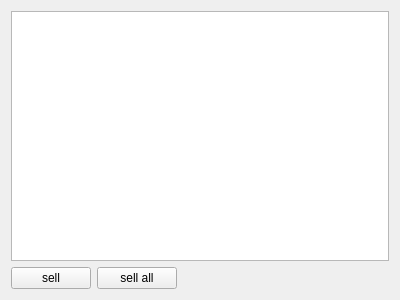
<?xml version="1.0" encoding="UTF-8"?>
<ui version="4.0">
 <class>PositionForm</class>
 <widget class="QWidget" name="PositionForm">
  <property name="geometry">
   <rect>
    <x>0</x>
    <y>0</y>
    <width>400</width>
    <height>300</height>
   </rect>
  </property>
  <property name="windowTitle">
   <string>Form</string>
  </property>
  <layout class="QVBoxLayout" name="verticalLayout">
   <item>
    <widget class="QTableWidget" name="tableWidget"/>
   </item>
   <item>
    <layout class="QHBoxLayout" name="horizontalLayout">
     <item>
      <widget class="QPushButton" name="pushButton">
       <property name="text">
        <string>sell</string>
       </property>
      </widget>
     </item>
     <item>
      <widget class="QPushButton" name="pushButton_2">
       <property name="text">
        <string>sell all</string>
       </property>
      </widget>
     </item>
     <item>
      <spacer name="horizontalSpacer">
       <property name="orientation">
        <enum>Qt::Horizontal</enum>
       </property>
       <property name="sizeHint" stdset="0">
        <size>
         <width>40</width>
         <height>20</height>
        </size>
       </property>
      </spacer>
     </item>
    </layout>
   </item>
  </layout>
 </widget>
 <resources/>
 <connections/>
</ui>
